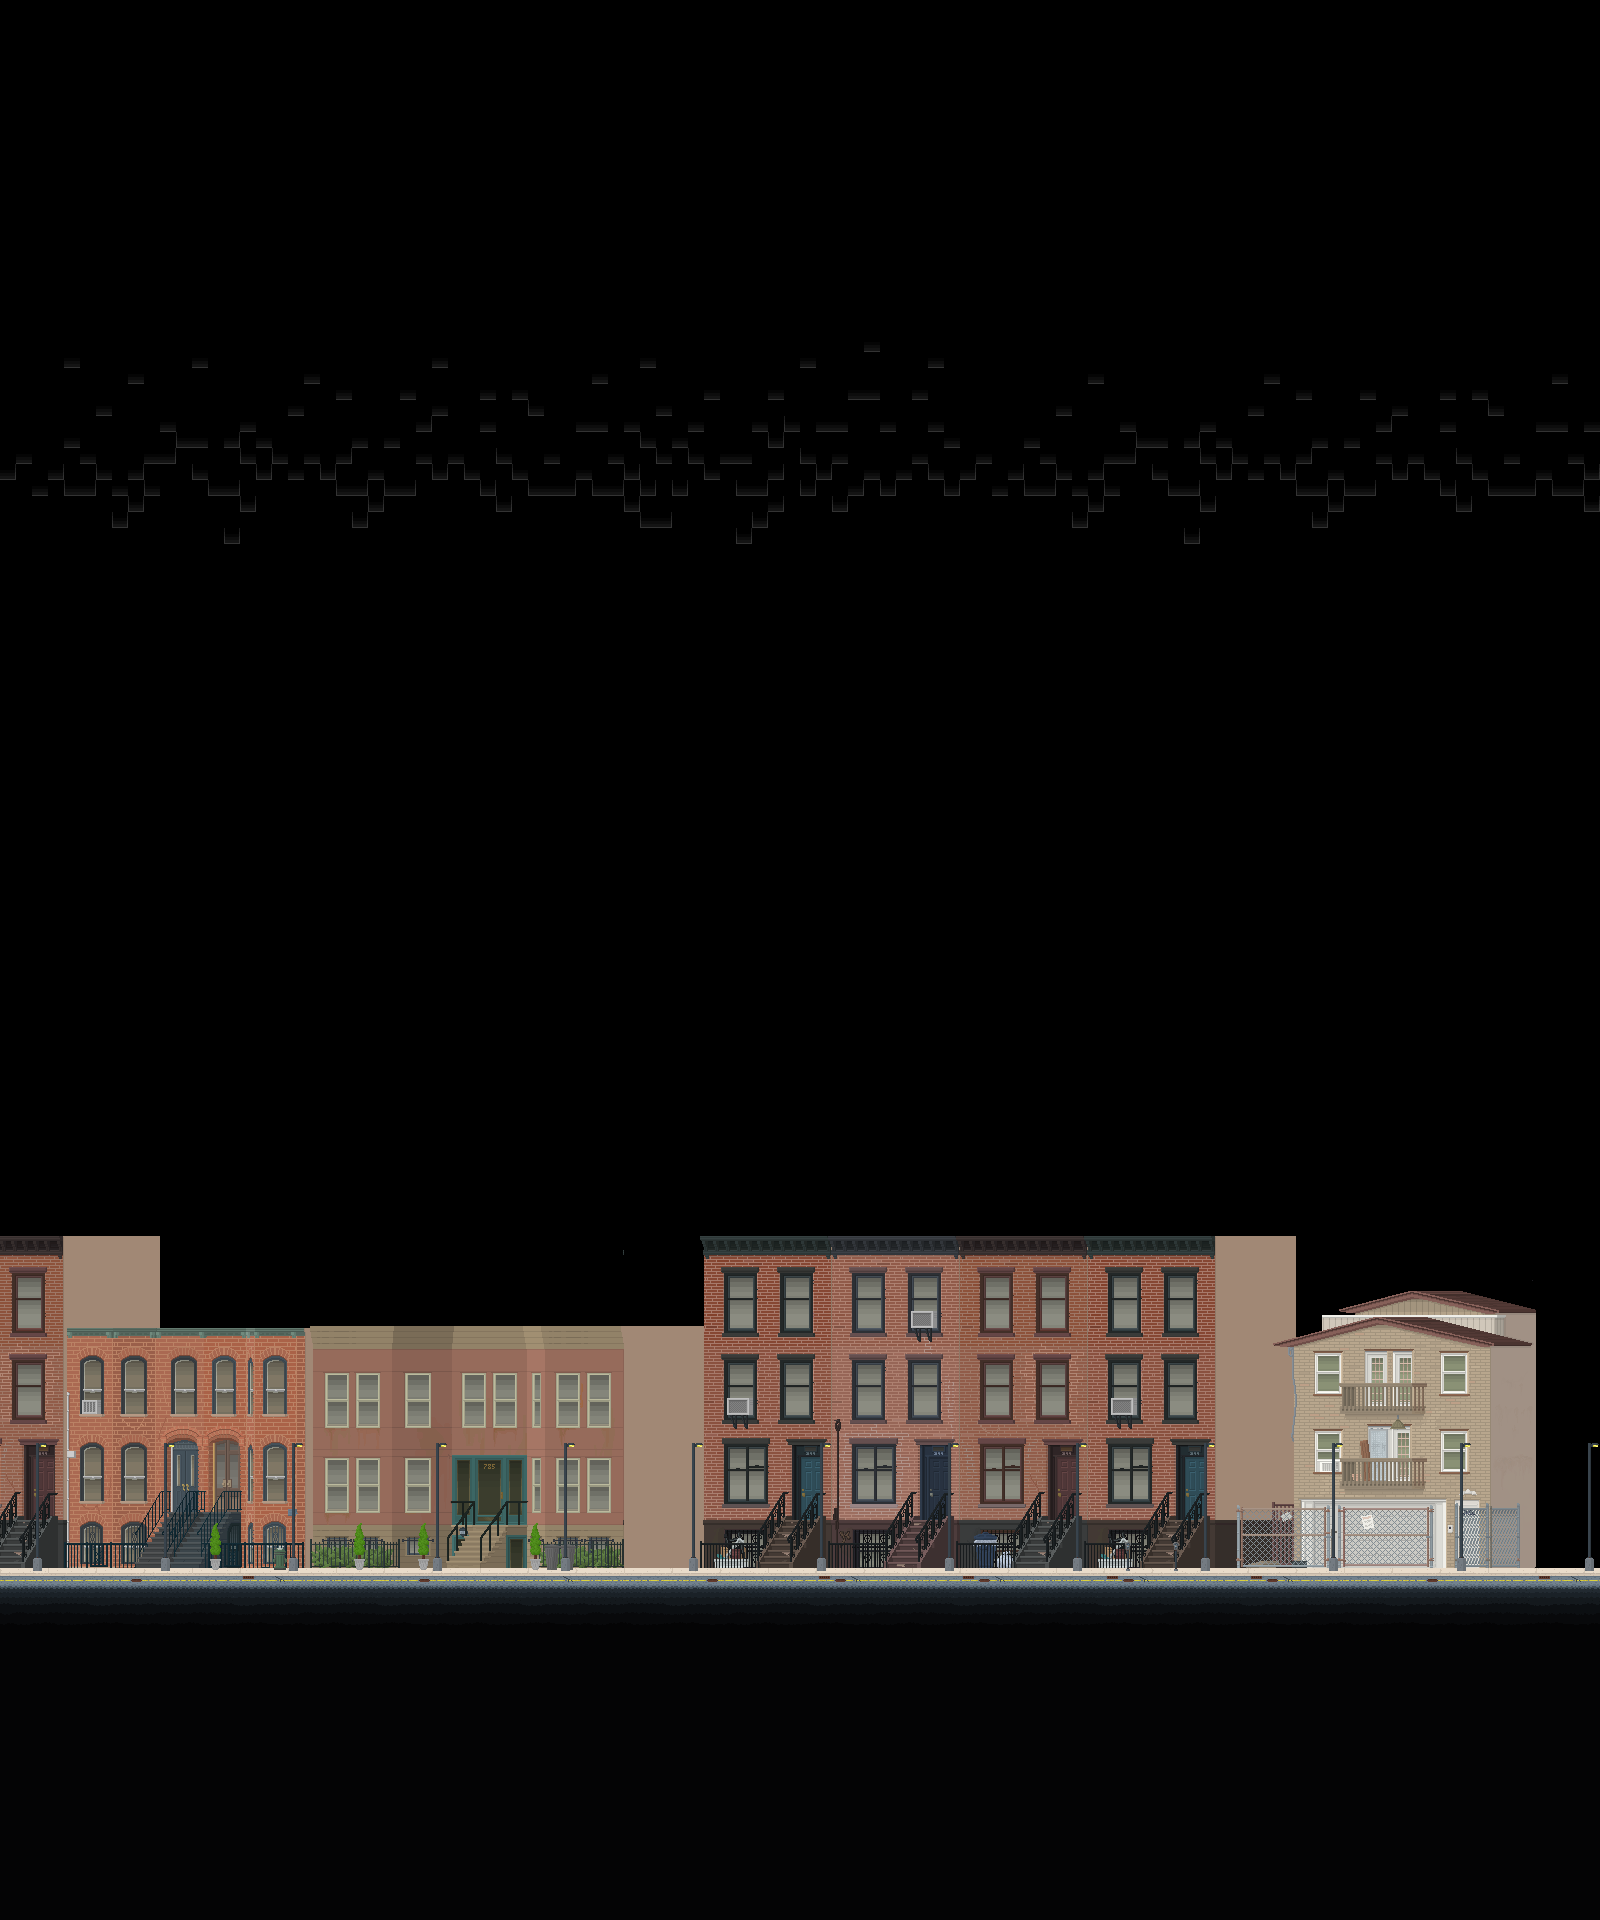

This is a level from a 2D game, rendered from its Tiled map with the project's own tilesets. A one-line summary and the map file follow, with tile-layer data summarised:
An orthogonal 100x120 tile map with 16x16 px tiles, 5 tile layers (bg1, bg2, ground, objects, ...) and 20 objects (3x 5, room1_1, 6, 7, 9, ...).

<map version="1.0" orientation="orthogonal" renderorder="right-down" width="100" height="120" tilewidth="16" tileheight="16" nextobjectid="70">
 <properties>
  <property name="ambient" value="DAYNIGHT" />
  <property name="bg" value="main" />
  <property name="bgm day" value="Bright Days" />
  <property name="bgm night" value="Midnight Waves" />
  <property name="name" value="Residential District N" />
  <property name="next" value="Commercial District NW" />
  <property name="previous" value="Tha Hood" />
  <property name="spawners" value="false" />
 </properties>
 <tileset firstgid="1" name="Tiledtest" tilewidth="16" tileheight="16" tilecount="7200" columns="72">
  <image source="tilesets/residential.png" width="1152" height="1608" />
  <tile id="0">
   <properties>
    <property name="type" value="concrete" />
   </properties>
  </tile>
  <tile id="1">
   <properties>
    <property name="type" value="concrete" />
   </properties>
  </tile>
  <tile id="2">
   <properties>
    <property name="type" value="concrete" />
   </properties>
  </tile>
  <tile id="3">
   <properties>
    <property name="type" value="concrete" />
   </properties>
  </tile>
  <tile id="4">
   <properties>
    <property name="type" value="concrete" />
   </properties>
  </tile>
  <tile id="5">
   <properties>
    <property name="type" value="concrete" />
   </properties>
  </tile>
  <tile id="6">
   <properties>
    <property name="type" value="concrete" />
   </properties>
  </tile>
  <tile id="7">
   <properties>
    <property name="type" value="concrete" />
   </properties>
  </tile>
  <tile id="8">
   <properties>
    <property name="type" value="concrete" />
   </properties>
  </tile>
  <tile id="10">
   <properties>
    <property name="light" value="street" />
   </properties>
  </tile>
  <tile id="72">
   <properties>
    <property name="type" value="concrete" />
   </properties>
  </tile>
  <tile id="73">
   <properties>
    <property name="type" value="concrete" />
   </properties>
  </tile>
  <tile id="74">
   <properties>
    <property name="type" value="concrete" />
   </properties>
  </tile>
  <tile id="75">
   <properties>
    <property name="type" value="concrete" />
   </properties>
  </tile>
  <tile id="76">
   <properties>
    <property name="type" value="concrete" />
   </properties>
  </tile>
  <tile id="77">
   <properties>
    <property name="type" value="concrete" />
   </properties>
  </tile>
  <tile id="78">
   <properties>
    <property name="type" value="concrete" />
   </properties>
  </tile>
  <tile id="79">
   <properties>
    <property name="type" value="concrete" />
   </properties>
  </tile>
  <tile id="80">
   <properties>
    <property name="type" value="concrete" />
   </properties>
  </tile>
  <tile id="144">
   <properties>
    <property name="type" value="concrete" />
   </properties>
  </tile>
  <tile id="145">
   <properties>
    <property name="type" value="concrete" />
   </properties>
  </tile>
  <tile id="146">
   <properties>
    <property name="type" value="concrete" />
   </properties>
  </tile>
  <tile id="147">
   <properties>
    <property name="type" value="concrete" />
   </properties>
  </tile>
  <tile id="148">
   <properties>
    <property name="type" value="concrete" />
   </properties>
  </tile>
  <tile id="149">
   <properties>
    <property name="type" value="concrete" />
   </properties>
  </tile>
  <tile id="150">
   <properties>
    <property name="type" value="concrete" />
   </properties>
  </tile>
  <tile id="151">
   <properties>
    <property name="type" value="concrete" />
   </properties>
  </tile>
  <tile id="152">
   <properties>
    <property name="type" value="concrete" />
   </properties>
  </tile>
 </tileset>
 <layer name="bg1" width="100" height="120">
  <data>[12000 cells, 4730 non-empty, 1538 distinct tile ids]</data>
 </layer>
 <layer name="bg2" width="100" height="120">
  <data>[12000 cells, 205 non-empty, 166 distinct tile ids]</data>
 </layer>
 <layer name="ground" width="100" height="120">
  <data>[12000 cells, 2200 non-empty, 63 distinct tile ids]</data>
 </layer>
 <layer name="objects" width="100" height="120">
  <data>[12000 cells, 24 non-empty, 8 distinct tile ids]</data>
 </layer>
 <layer name="fg" width="100" height="120">
  <data>[12000 cells, 126 non-empty, 13 distinct tile ids]</data>
 </layer>
 <objectgroup name="entities" opacity="0.96">
  <properties>
   <property name="spawn" value="" />
  </properties>
  <object id="1" name="room1_1" x="460" y="1496" width="37" height="73">
   <properties>
    <property name="ID" value="3" />
    <property name="next" value="room1_1" />
    <property name="nextWarp" value="1" />
    <property name="warp" value="" />
   </properties>
  </object>
  <object id="17" name="5" x="928" y="1552" width="16" height="16">
   <properties>
    <property name="ID" value="5" />
    <property name="NPC" value="girlfriend2" />
    <property name="attckScript" value="onAttacked2" />
    <property name="layer" value="front" />
    <property name="name" value="Sam" />
    <property name="script" value="ask out" />
    <property name="state" value="STATIONARY" />
   </properties>
  </object>
  <object id="18" name="6" x="1168" y="1552" width="16" height="16">
   <properties>
    <property name="ID" value="6" />
    <property name="NPC" value="logger" />
    <property name="attackScript" value="onAttacked" />
    <property name="layer" value="back" />
    <property name="name" value="John" />
    <property name="script" value="choice test" />
    <property name="state" value="IDLEWALK" />
   </properties>
  </object>
  <object id="20" name="7" x="544" y="1552" width="16" height="16">
   <properties>
    <property name="ID" value="7" />
    <property name="NPC" value="richGuy" />
    <property name="layer" value="back" />
    <property name="name" value="Olivierre" />
    <property name="script" value="richComplaint" />
    <property name="state" value="STATIONARY" />
   </properties>
  </object>
  <object id="22" name="9" x="960" y="1552" width="16" height="16">
   <properties>
    <property name="ID" value="9" />
    <property name="NPC" value="oldlady1" />
    <property name="attackScript" value="onAttacked" />
    <property name="layer" value="back" />
    <property name="name" value="Ms. Pancakes" />
    <property name="script" value="generic_1" />
    <property name="state" value="FACEPLAYER" />
   </properties>
  </object>
  <object id="24" name="spawn" x="208" y="256" width="16" height="16">
   <properties>
    <property name="spawn" value="" />
   </properties>
  </object>
  <object id="26" name="10" x="256" y="256" width="16" height="16">
   <properties>
    <property name="ID" value="10" />
    <property name="NPC" value="narrator1" />
    <property name="cambot spawn" value="" />
    <property name="layer" value="back" />
    <property name="name" value="Narrator" />
    <property name="script" value="intro" />
    <property name="state" value="FACELEFT" />
   </properties>
  </object>
  <object id="27" x="192" y="272" width="48" height="16">
   <properties>
    <property name="ID" value="1" />
    <property name="barrier" value="   " />
   </properties>
  </object>
  <object id="28" x="257" y="272" width="32" height="16">
   <properties>
    <property name="ID" value="2" />
    <property name="barrier" value="   " />
   </properties>
  </object>
  </objectgroup>
</map>
<!-- 11 of 20 objects omitted -->
